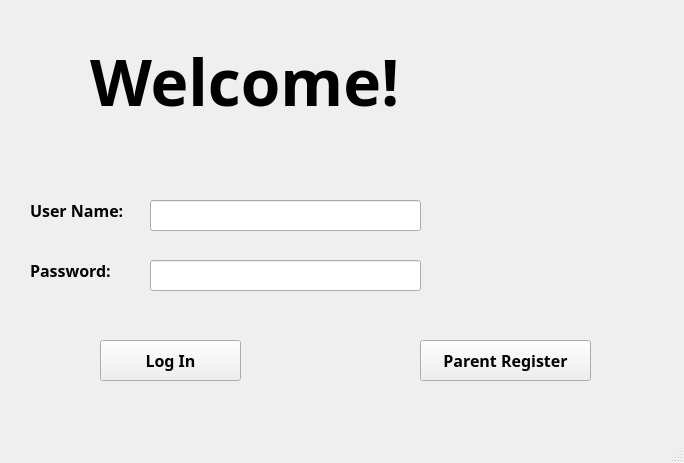
<?xml version="1.0" encoding="UTF-8"?>
<ui version="4.0">
 <class>mainMenu</class>
 <widget class="QMainWindow" name="mainMenu">
  <property name="geometry">
   <rect>
    <x>0</x>
    <y>0</y>
    <width>684</width>
    <height>463</height>
   </rect>
  </property>
  <property name="windowTitle">
   <string>MainWindow</string>
  </property>
  <widget class="QWidget" name="centralwidget">
   <widget class="QPushButton" name="loginButton">
    <property name="geometry">
     <rect>
      <x>100</x>
      <y>340</y>
      <width>141</width>
      <height>41</height>
     </rect>
    </property>
    <property name="font">
     <font>
      <family>Arial Black</family>
      <pointsize>12</pointsize>
      <weight>75</weight>
      <bold>true</bold>
     </font>
    </property>
    <property name="text">
     <string>Log In</string>
    </property>
   </widget>
   <widget class="QPushButton" name="parentRegisterButton">
    <property name="geometry">
     <rect>
      <x>420</x>
      <y>340</y>
      <width>171</width>
      <height>41</height>
     </rect>
    </property>
    <property name="font">
     <font>
      <family>Arial Black</family>
      <pointsize>12</pointsize>
      <weight>75</weight>
      <bold>true</bold>
     </font>
    </property>
    <property name="text">
     <string>Parent Register</string>
    </property>
   </widget>
   <widget class="QLabel" name="title">
    <property name="geometry">
     <rect>
      <x>90</x>
      <y>20</y>
      <width>351</width>
      <height>121</height>
     </rect>
    </property>
    <property name="font">
     <font>
      <family>Arial Black</family>
      <pointsize>48</pointsize>
      <weight>75</weight>
      <bold>true</bold>
     </font>
    </property>
    <property name="text">
     <string>Welcome!</string>
    </property>
   </widget>
   <widget class="QLabel" name="userLabel">
    <property name="geometry">
     <rect>
      <x>30</x>
      <y>200</y>
      <width>111</width>
      <height>21</height>
     </rect>
    </property>
    <property name="font">
     <font>
      <family>Arial Black</family>
      <pointsize>12</pointsize>
      <weight>75</weight>
      <bold>true</bold>
     </font>
    </property>
    <property name="text">
     <string>User Name:</string>
    </property>
   </widget>
   <widget class="QLabel" name="passLabel">
    <property name="geometry">
     <rect>
      <x>30</x>
      <y>260</y>
      <width>111</width>
      <height>21</height>
     </rect>
    </property>
    <property name="font">
     <font>
      <family>Arial Black</family>
      <pointsize>12</pointsize>
      <weight>75</weight>
      <bold>true</bold>
     </font>
    </property>
    <property name="text">
     <string>Password:</string>
    </property>
   </widget>
   <widget class="QLineEdit" name="userNameInput">
    <property name="geometry">
     <rect>
      <x>150</x>
      <y>200</y>
      <width>271</width>
      <height>31</height>
     </rect>
    </property>
   </widget>
   <widget class="QLineEdit" name="pwInput">
    <property name="geometry">
     <rect>
      <x>150</x>
      <y>260</y>
      <width>271</width>
      <height>31</height>
     </rect>
    </property>
    <property name="echoMode">
     <enum>QLineEdit::Password</enum>
    </property>
   </widget>
  </widget>
  <widget class="QMenuBar" name="menubar">
   <property name="geometry">
    <rect>
     <x>0</x>
     <y>0</y>
     <width>684</width>
     <height>21</height>
    </rect>
   </property>
  </widget>
  <widget class="QStatusBar" name="statusbar"/>
 </widget>
 <resources/>
 <connections/>
</ui>
